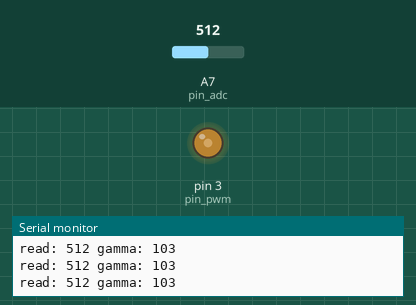
Simulated run of this program. Board: Arduino Nano, built with avr-gcc and run on an emulated ATmega328P. Shown: output pins drawn as LEDs (lit = HIGH), the last lines printed to the serial monitor. Inputs (shaded band) come from the test bench; at power-on: A7 (pin_adc) = 512.

Above: at 1.2 s.
1.3 s: A7 (pin_adc) set to 716
At 1.6 s:
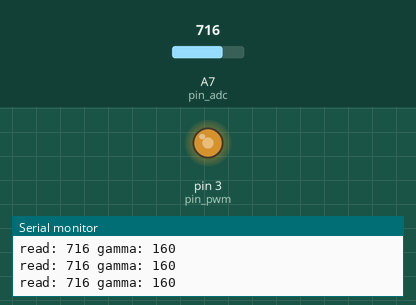
2.8 s: A7 (pin_adc) set to 900
At 3.3 s:
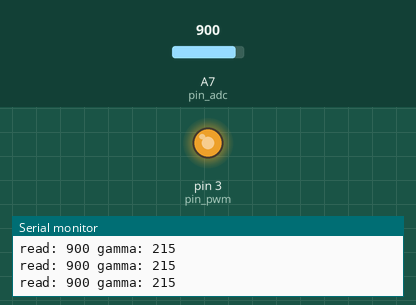
4.3 s: A7 (pin_adc) set to 306
At 5.0 s:
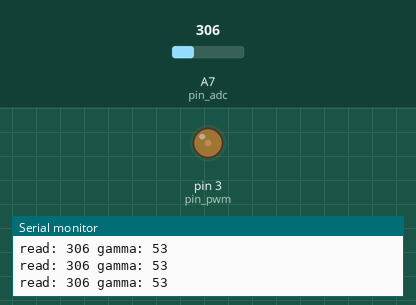
5.8 s: A7 (pin_adc) set to 511
At 6.6 s:
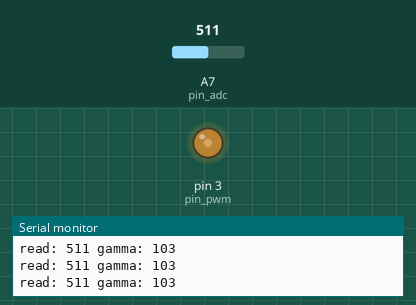
Timing chart, 0 to 8.3 s (numbered marks = the images above; inputs shaded):
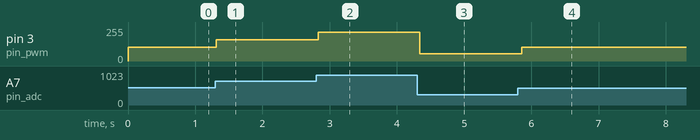

The program:

main.cpp
```cpp
#include <Arduino.h>
#include <avr/wdt.h>
#include <math.h>

auto constexpr pin_adc = A7;
auto constexpr pin_pwm = 3;
auto constexpr gamma = 1.3;


void setup()
{
  {
    wdt_disable();
    wdt_enable(WDTO_1S);
  }

  pinMode(pin_adc, INPUT);
  pinMode(pin_pwm, OUTPUT);

  Serial.begin(115200);     // RX == 0, TX == 1
  Serial.write("PWM light ctrl booted\n");
}


namespace
{
uint8_t gamma_correction(uint16_t in, double gamma)
{
  double v = in / 1023.0;
  double out = pow(v, gamma);
  return static_cast<uint8_t>(out * 255);
}

uint8_t clamp(uint8_t min, uint8_t value, uint8_t max)
{
  if(value < min)
    return min;
  if(max < value)
    return max;
  return value;
}
}

void loop()
{
  auto in = analogRead(pin_adc);
  auto gcs = gamma_correction(in, gamma);
  auto cgcs = clamp(5, gcs, 255);
  analogWrite(pin_pwm, cgcs);

  Serial.print("read: ");
  Serial.print(in, DEC);
  Serial.print(" gamma: ");
  Serial.print(cgcs, DEC);
  Serial.print("\n");

  wdt_reset();
  delay(100);
}
```

Measured:
- after the input at 1.3 s, pin 3 (pin_pwm): 103/255 → 160/255 at once
- after the input at 2.8 s, pin 3 (pin_pwm): 160/255 → 215/255 at once
- after the input at 4.3 s, pin 3 (pin_pwm): 215/255 → 53/255 at once
- after the input at 5.8 s, pin 3 (pin_pwm): 53/255 → 103/255 after 0.06 s
